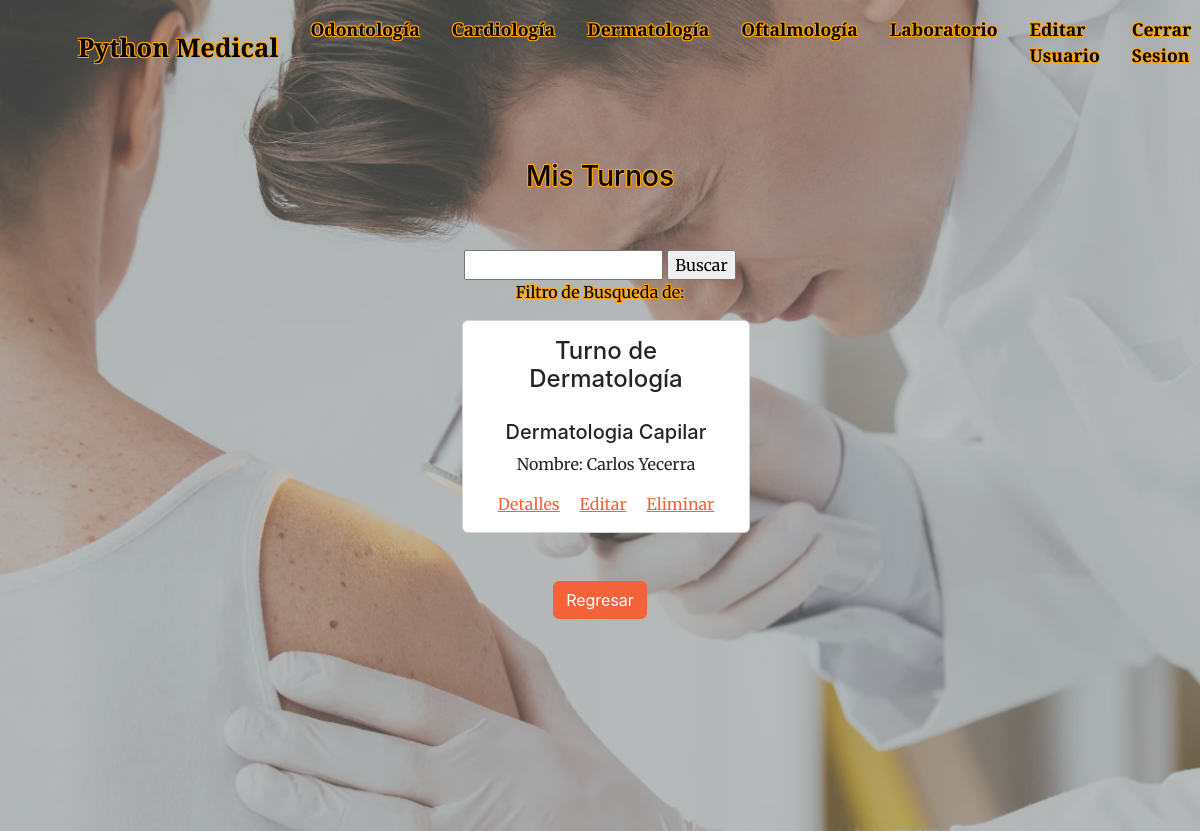
Screenshot of /AppPython/dermatologia/list/ (signed in) with the database file from the repository.
### AppPython/models.py (models this page shows)
class Dermatologia(models.Model):
    nombre = models.CharField(max_length=20)
    apellido = models.CharField(max_length=20)
    dni = models.IntegerField()
    email = models.EmailField()
    especialidad = models.CharField(max_length=20, default="")
    fecha_turno = models.DateTimeField(default=timezone.now)

### AppPython/views.py (the view)
# urls.py: path("dermatologia/list/", ListaTurnos_2.as_view(), name = "MisTurnos_2"),
class ListaTurnos_2(LoginRequiredMixin, ListView):
    model = Dermatologia

### AppPython/templates/AppPython/dermatologia_list.html (shortened to what this page needs)
{% extends "AppPython/padre.html" %}
{% block header_2 %}
<header class="masthead3">
    <section style="text-align: center; color: black; text-shadow: -1px -1px 0 #FFA500, 1px -1px 0 #FFA500, -1px 1px 0 #FFA500, 1px 1px 0 #FFA500;">
        <h3>Mis Turnos</h3>
    </section><br><br>
    {% block busqueda %}
    <form action="{% url 'ResultadoTurno_Dermatologia' %}" method="GET" style="text-align: center;">
        <input type="text" name="especialidad" id="especialidad">
        <input type="submit" value="Buscar">
    </form>
    <div style="text-align: center;">
        <p style="text-align: center; color: black; text-shadow: -1px -1px 0 #FFA500, 1px -1px 0 #FFA500, -1px 1px 0 #FFA500, 1px 1px 0 #FFA500;">Filtro de Busqueda de: {{especialidad}}</p>
    </div>
    {% endblock %}
    <div class="container-fluid overflow-x-auto">
        <div class="row justify-content-center">
            {% for dermatologia in object_list %}
            <div class="col-md-3 mb-4 d-inline-block mx-2">
                <div class="card" style="width: 18rem;">
                    <div class="card-body text-center">
                        <h4 class="card-title", style="margin-bottom: 30px;">Turno de Dermatología</h4>
                        <h5 class="card-subtitle mb-2 text-body-secondary">
                            {{ dermatologia.especialidad|title }}
                        </h5>
                        <p class="card-text">
                            Nombre: {{ dermatologia.nombre }} {{ dermatologia.apellido }}<br>
                        </p>
                        <a href="{% url 'TurnoDetalle_2' dermatologia.id %}" class="card-link">Detalles</a>
                        <a href="{% url 'TurnoEditar_2' dermatologia.id %}" class="card-link">Editar</a>
                        <a href="{% url 'TurnoBorrar_2' dermatologia.id %}" class="card-link">Eliminar</a>
                    </div>
                </div>
            </div>
            {% endfor %}
        </div>
    </div>
    <div class="text-center mt-4">
        <a href="{% url 'Dermatologo' %}" class="btn btn-primary">Regresar</a>
    </div>
</header>
{% endblock %}

### rows the page displays
Dermatologia: especialidad "Dermatologia Capilar", nombre "Carlos", apellido "Yecerra"
